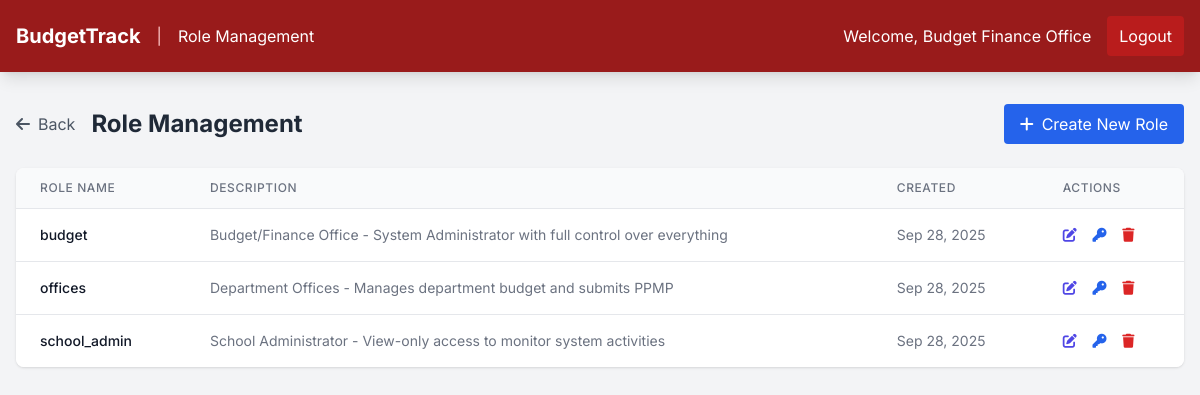
The app's page /pages/role_management.php (signed in) with its own data.
### tables this page shows
CREATE TABLE roles (
    id INT PRIMARY KEY AUTO_INCREMENT,
    role_name VARCHAR(50) NOT NULL UNIQUE,
    role_description TEXT,
    created_at TIMESTAMP DEFAULT CURRENT_TIMESTAMP,
    updated_at TIMESTAMP DEFAULT CURRENT_TIMESTAMP ON UPDATE CURRENT_TIMESTAMP
);

### config/database.php (called while the page is built, shortened)
<?php
class Database {
    private $host = 'localhost';
    private $db_name = 'budgettrack_db';
    private $username = 'root';
    private $password = '';
    public function getConnection() {
        $this->conn = null;
        try {
            $this->conn = new PDO(
                "mysql:host=" . $this->host . ";dbname=" . $this->db_name . ";charset=utf8",
                $this->username,
                $this->password,
                array(
                    PDO::ATTR_ERRMODE => PDO::ERRMODE_EXCEPTION,
                    PDO::ATTR_DEFAULT_FETCH_MODE => PDO::FETCH_ASSOC,
                    PDO::ATTR_EMULATE_PREPARES => false
                )
            );
        } catch(PDOException $exception) {
            echo "Connection error: " . $exception->getMessage();
        }
        return $this->conn;
    }
}
function getDB() {
    static $db = null;
    if ($db === null) {
        $database = new Database();
        $db = $database->getConnection();
    }
    return $db;
}
?>

### classes/Role.php (called while the page is built, shortened)
<?php
require_once __DIR__ . '/../config/database.php';
class Role {
    private $conn;
    private $table_name = "roles";
    public function __construct() {
        $this->conn = getDB();
    }
    public function getAllRoles() {
        $query = "SELECT * FROM " . $this->table_name . " ORDER BY role_name";
        $stmt = $this->conn->prepare($query);
        $stmt->execute();
        return $stmt->fetchAll(PDO::FETCH_ASSOC);
    }
}
?>

### pages/role_management.php (the view, shortened to what this page needs)
<?php
require_once __DIR__ . '/../classes/Role.php';
require_once __DIR__ . '/../config/database.php';
$role = new Role();
$roles = $role->getAllRoles();
?>
<!DOCTYPE html>
<html lang="en">
<head>
    <link rel="stylesheet" href="../public/css/dashboard.css">
    <script src="https://cdn.tailwindcss.com"></script>
    <link href="https://cdnjs.cloudflare.com/ajax/libs/font-awesome/6.0.0/css/all.min.css" rel="stylesheet">
</head>
<body class="bg-gray-100">
    <nav class="bg-red-800 text-white shadow-lg">
        <div class="max-w-7xl mx-auto px-4">
            <div class="flex justify-between items-center py-4">
                <div class="flex items-center space-x-4">
                    <h1 class="text-xl font-bold">BudgetTrack</h1>
                    <span class="text-red-200">|</span>
                    <span>Role Management</span>
                </div>
                <div class="flex items-center space-x-4">
                    <span>Welcome, <?php echo htmlspecialchars($_SESSION['user_name']); ?></span>
                    <button onclick="confirmLogout()" class="bg-red-700 hover:bg-red-600 px-3 py-2 rounded">Logout</button>
                </div>
            </div>
        </div>
    </nav>
    <div class="max-w-7xl mx-auto px-4 py-8">
        <div class="flex justify-between items-center mb-6">
            <div class="flex items-center space-x-4">
                <button onclick="goBack()" class="flex items-center text-gray-600 hover:text-gray-800 transition-colors">
                    <i class="fas fa-arrow-left mr-2"></i>
                    Back
                </button>
                <h2 class="text-2xl font-bold text-gray-800">Role Management</h2>
            </div>
            <button onclick="openCreateModal()" class="bg-blue-600 hover:bg-blue-700 text-white px-4 py-2 rounded flex items-center">
                <i class="fas fa-plus mr-2"></i> Create New Role
            </button>
        </div>
        <div class="bg-white rounded-lg shadow overflow-hidden">
            <table class="min-w-full divide-y divide-gray-200">
                <thead class="bg-gray-50">
                    <tr>
                        <th class="px-6 py-3 text-left text-xs font-medium text-gray-500 uppercase tracking-wider">Role Name</th>
                        <th class="px-6 py-3 text-left text-xs font-medium text-gray-500 uppercase tracking-wider">Description</th>
                        <th class="px-6 py-3 text-left text-xs font-medium text-gray-500 uppercase tracking-wider">Created</th>
                        <th class="px-6 py-3 text-left text-xs font-medium text-gray-500 uppercase tracking-wider">Actions</th>
                    </tr>
                </thead>
                <tbody class="bg-white divide-y divide-gray-200">
                    <?php foreach ($roles as $r): ?>
                    <tr>
                        <td class="px-6 py-4 whitespace-nowrap">
                            <div class="text-sm font-medium text-gray-900">
                                <?php echo htmlspecialchars($r['role_name']); ?>
                            </div>
                        </td>
                        <td class="px-6 py-4">
                            <div class="text-sm text-gray-500">
                                <?php echo htmlspecialchars($r['role_description']); ?>
                            </div>
                        </td>
                        <td class="px-6 py-4 whitespace-nowrap text-sm text-gray-500">
                            <?php echo date('M d, Y', strtotime($r['created_at'])); ?>
                        </td>
                        <td class="px-6 py-4 whitespace-nowrap text-sm font-medium">
                            <button onclick="openEditModal(<?php echo htmlspecialchars(json_encode($r)); ?>)" class="text-indigo-600 hover:text-indigo-900 mr-3">
                                <i class="fas fa-edit"></i>
                            </button>
                            <a href="?edit_permissions=<?php echo $r['id']; ?>" class="text-blue-600 hover:text-blue-900 mr-3">
                                <i class="fas fa-key"></i>
                            </a>
                            <button onclick="deleteRole(<?php echo $r['id']; ?>)" class="text-red-600 hover:text-red-900">
                                <i class="fas fa-trash"></i>
                            </button>
                        </td>
                    </tr>
                    <?php endforeach; ?>
                </tbody>
            </table>
        </div>
    </div>
</body>
</html>

### public/css/dashboard.css (style rules this page uses)
:root { --primary-color: #b30000; --primary-dark: #800000; --primary-light: #cc0000; --secondary-color: #ffd54a; --success-color: #28a745; --danger-color: #dc3545; --warning-color: #ffc107; --info-color: #17a2b8; --light-color: #f8f9fa; --dark-color: #343a40; --terminal-green: #00ff00; --terminal-bg: #0a0a0a; --terminal-border: #00ff00; --font-primary: 'Inter', sans-serif; --font-mono: 'JetBrains Mono', monospace; --border-radius: 8px; --box-shadow: 0 2px 10px rgba(0,0,0,0.1); --transition: all 0.3s ease; }
* { margin: 0; padding: 0; box-sizing: border-box; }
body { font-family: var(--font-primary); line-height: 1.6; color: var(--dark-color); background-color: #f5f5f5; }
.text-left { text-align: left; }
.justify-between { justify-content: space-between; }

### records on screen
roles: role_name "budget", role_description "Budget/Finance Office - System Administrator with full control over everything", created_at "Sep 28, 2025"
roles: role_name "offices", role_description "Department Offices - Manages department budget and submits PPMP", created_at "Sep 28, 2025"
roles: role_name "school_admin", role_description "School Administrator - View-only access to monitor system activities", created_at "Sep 28, 2025"

### other values on screen
$_SESSION['user_name'] "Budget Finance Office"
